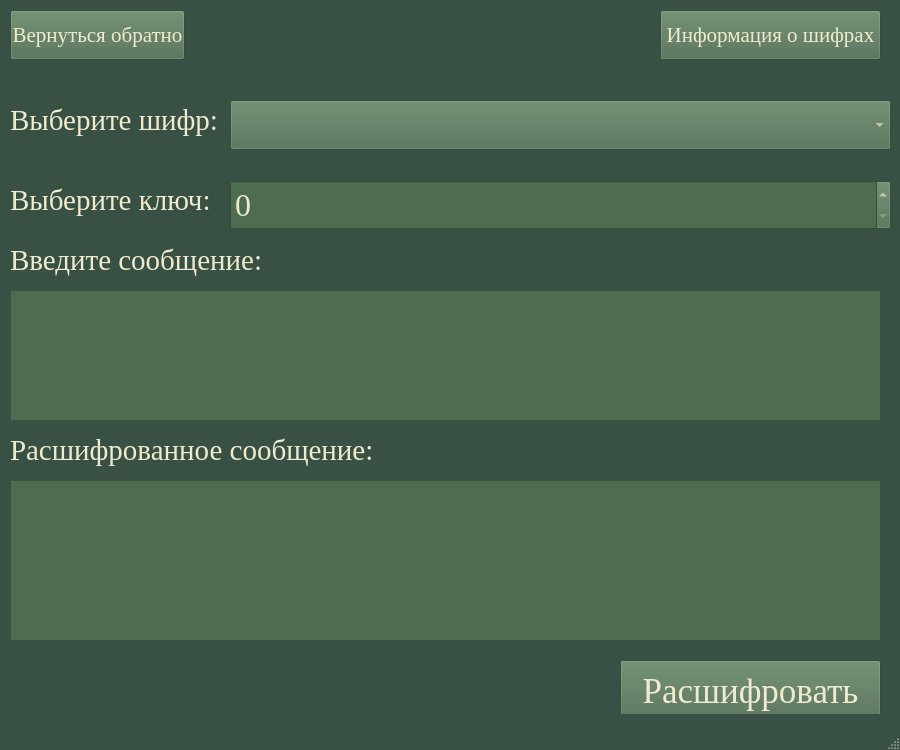
<?xml version="1.0" encoding="UTF-8"?>
<ui version="4.0">
 <class>MainWindow</class>
 <widget class="QMainWindow" name="MainWindow">
  <property name="geometry">
   <rect>
    <x>0</x>
    <y>0</y>
    <width>900</width>
    <height>750</height>
   </rect>
  </property>
  <property name="palette">
   <palette>
    <active>
     <colorrole role="WindowText">
      <brush brushstyle="SolidPattern">
       <color alpha="255">
        <red>240</red>
        <green>235</green>
        <blue>206</blue>
       </color>
      </brush>
     </colorrole>
     <colorrole role="Base">
      <brush brushstyle="SolidPattern">
       <color alpha="255">
        <red>255</red>
        <green>255</green>
        <blue>255</blue>
       </color>
      </brush>
     </colorrole>
     <colorrole role="Window">
      <brush brushstyle="SolidPattern">
       <color alpha="255">
        <red>57</red>
        <green>81</green>
        <blue>68</blue>
       </color>
      </brush>
     </colorrole>
    </active>
    <inactive>
     <colorrole role="WindowText">
      <brush brushstyle="SolidPattern">
       <color alpha="255">
        <red>240</red>
        <green>235</green>
        <blue>206</blue>
       </color>
      </brush>
     </colorrole>
     <colorrole role="Base">
      <brush brushstyle="SolidPattern">
       <color alpha="255">
        <red>255</red>
        <green>255</green>
        <blue>255</blue>
       </color>
      </brush>
     </colorrole>
     <colorrole role="Window">
      <brush brushstyle="SolidPattern">
       <color alpha="255">
        <red>57</red>
        <green>81</green>
        <blue>68</blue>
       </color>
      </brush>
     </colorrole>
    </inactive>
    <disabled>
     <colorrole role="WindowText">
      <brush brushstyle="SolidPattern">
       <color alpha="255">
        <red>120</red>
        <green>120</green>
        <blue>120</blue>
       </color>
      </brush>
     </colorrole>
     <colorrole role="Base">
      <brush brushstyle="SolidPattern">
       <color alpha="255">
        <red>57</red>
        <green>81</green>
        <blue>68</blue>
       </color>
      </brush>
     </colorrole>
     <colorrole role="Window">
      <brush brushstyle="SolidPattern">
       <color alpha="255">
        <red>57</red>
        <green>81</green>
        <blue>68</blue>
       </color>
      </brush>
     </colorrole>
    </disabled>
   </palette>
  </property>
  <property name="font">
   <font>
    <family>Times New Roman</family>
    <pointsize>20</pointsize>
   </font>
  </property>
  <property name="windowTitle">
   <string>Дешифрование</string>
  </property>
  <widget class="QWidget" name="centralwidget">
   <widget class="QLabel" name="label">
    <property name="geometry">
     <rect>
      <x>10</x>
      <y>100</y>
      <width>211</width>
      <height>40</height>
     </rect>
    </property>
    <property name="font">
     <font>
      <family>Times New Roman</family>
      <pointsize>22</pointsize>
     </font>
    </property>
    <property name="text">
     <string>Выберите шифр:</string>
    </property>
   </widget>
   <widget class="QLabel" name="label_2">
    <property name="geometry">
     <rect>
      <x>10</x>
      <y>240</y>
      <width>302</width>
      <height>40</height>
     </rect>
    </property>
    <property name="font">
     <font>
      <family>Times New Roman</family>
      <pointsize>22</pointsize>
     </font>
    </property>
    <property name="text">
     <string>Введите сообщение:</string>
    </property>
   </widget>
   <widget class="QPlainTextEdit" name="plainTextEdit">
    <property name="geometry">
     <rect>
      <x>10</x>
      <y>290</y>
      <width>871</width>
      <height>131</height>
     </rect>
    </property>
    <property name="font">
     <font>
      <family>Times New Roman</family>
      <pointsize>22</pointsize>
     </font>
    </property>
    <property name="styleSheet">
     <string notr="true">background-color: rgb(78, 108, 80); 
color: rgb(240, 235, 206);</string>
    </property>
    <property name="plainText">
     <string/>
    </property>
   </widget>
   <widget class="QPushButton" name="pushButton">
    <property name="geometry">
     <rect>
      <x>10</x>
      <y>10</y>
      <width>175</width>
      <height>50</height>
     </rect>
    </property>
    <property name="palette">
     <palette>
      <active>
       <colorrole role="WindowText">
        <brush brushstyle="SolidPattern">
         <color alpha="255">
          <red>240</red>
          <green>235</green>
          <blue>206</blue>
         </color>
        </brush>
       </colorrole>
       <colorrole role="Button">
        <brush brushstyle="SolidPattern">
         <color alpha="255">
          <red>78</red>
          <green>108</green>
          <blue>80</blue>
         </color>
        </brush>
       </colorrole>
       <colorrole role="Text">
        <brush brushstyle="SolidPattern">
         <color alpha="255">
          <red>240</red>
          <green>235</green>
          <blue>206</blue>
         </color>
        </brush>
       </colorrole>
       <colorrole role="ButtonText">
        <brush brushstyle="SolidPattern">
         <color alpha="255">
          <red>240</red>
          <green>235</green>
          <blue>206</blue>
         </color>
        </brush>
       </colorrole>
       <colorrole role="Base">
        <brush brushstyle="SolidPattern">
         <color alpha="255">
          <red>78</red>
          <green>108</green>
          <blue>80</blue>
         </color>
        </brush>
       </colorrole>
       <colorrole role="Window">
        <brush brushstyle="SolidPattern">
         <color alpha="255">
          <red>78</red>
          <green>108</green>
          <blue>80</blue>
         </color>
        </brush>
       </colorrole>
       <colorrole role="PlaceholderText">
        <brush brushstyle="NoBrush">
         <color alpha="128">
          <red>240</red>
          <green>235</green>
          <blue>206</blue>
         </color>
        </brush>
       </colorrole>
      </active>
      <inactive>
       <colorrole role="WindowText">
        <brush brushstyle="SolidPattern">
         <color alpha="255">
          <red>240</red>
          <green>235</green>
          <blue>206</blue>
         </color>
        </brush>
       </colorrole>
       <colorrole role="Button">
        <brush brushstyle="SolidPattern">
         <color alpha="255">
          <red>78</red>
          <green>108</green>
          <blue>80</blue>
         </color>
        </brush>
       </colorrole>
       <colorrole role="Text">
        <brush brushstyle="SolidPattern">
         <color alpha="255">
          <red>240</red>
          <green>235</green>
          <blue>206</blue>
         </color>
        </brush>
       </colorrole>
       <colorrole role="ButtonText">
        <brush brushstyle="SolidPattern">
         <color alpha="255">
          <red>240</red>
          <green>235</green>
          <blue>206</blue>
         </color>
        </brush>
       </colorrole>
       <colorrole role="Base">
        <brush brushstyle="SolidPattern">
         <color alpha="255">
          <red>78</red>
          <green>108</green>
          <blue>80</blue>
         </color>
        </brush>
       </colorrole>
       <colorrole role="Window">
        <brush brushstyle="SolidPattern">
         <color alpha="255">
          <red>78</red>
          <green>108</green>
          <blue>80</blue>
         </color>
        </brush>
       </colorrole>
       <colorrole role="PlaceholderText">
        <brush brushstyle="NoBrush">
         <color alpha="128">
          <red>240</red>
          <green>235</green>
          <blue>206</blue>
         </color>
        </brush>
       </colorrole>
      </inactive>
      <disabled>
       <colorrole role="WindowText">
        <brush brushstyle="SolidPattern">
         <color alpha="255">
          <red>240</red>
          <green>235</green>
          <blue>206</blue>
         </color>
        </brush>
       </colorrole>
       <colorrole role="Button">
        <brush brushstyle="SolidPattern">
         <color alpha="255">
          <red>78</red>
          <green>108</green>
          <blue>80</blue>
         </color>
        </brush>
       </colorrole>
       <colorrole role="Text">
        <brush brushstyle="SolidPattern">
         <color alpha="255">
          <red>240</red>
          <green>235</green>
          <blue>206</blue>
         </color>
        </brush>
       </colorrole>
       <colorrole role="ButtonText">
        <brush brushstyle="SolidPattern">
         <color alpha="255">
          <red>240</red>
          <green>235</green>
          <blue>206</blue>
         </color>
        </brush>
       </colorrole>
       <colorrole role="Base">
        <brush brushstyle="SolidPattern">
         <color alpha="255">
          <red>78</red>
          <green>108</green>
          <blue>80</blue>
         </color>
        </brush>
       </colorrole>
       <colorrole role="Window">
        <brush brushstyle="SolidPattern">
         <color alpha="255">
          <red>78</red>
          <green>108</green>
          <blue>80</blue>
         </color>
        </brush>
       </colorrole>
       <colorrole role="PlaceholderText">
        <brush brushstyle="NoBrush">
         <color alpha="128">
          <red>240</red>
          <green>235</green>
          <blue>206</blue>
         </color>
        </brush>
       </colorrole>
      </disabled>
     </palette>
    </property>
    <property name="font">
     <font>
      <family>Times New Roman</family>
      <pointsize>16</pointsize>
     </font>
    </property>
    <property name="styleSheet">
     <string notr="true">color: rgb(240, 235, 206);
background-color: rgb(78, 108, 80);</string>
    </property>
    <property name="text">
     <string>Вернуться обратно</string>
    </property>
   </widget>
   <widget class="QPushButton" name="pushButton_2">
    <property name="geometry">
     <rect>
      <x>620</x>
      <y>660</y>
      <width>261</width>
      <height>61</height>
     </rect>
    </property>
    <property name="palette">
     <palette>
      <active>
       <colorrole role="WindowText">
        <brush brushstyle="SolidPattern">
         <color alpha="255">
          <red>240</red>
          <green>235</green>
          <blue>206</blue>
         </color>
        </brush>
       </colorrole>
       <colorrole role="Button">
        <brush brushstyle="SolidPattern">
         <color alpha="255">
          <red>78</red>
          <green>108</green>
          <blue>80</blue>
         </color>
        </brush>
       </colorrole>
       <colorrole role="Text">
        <brush brushstyle="SolidPattern">
         <color alpha="255">
          <red>240</red>
          <green>235</green>
          <blue>206</blue>
         </color>
        </brush>
       </colorrole>
       <colorrole role="ButtonText">
        <brush brushstyle="SolidPattern">
         <color alpha="255">
          <red>240</red>
          <green>235</green>
          <blue>206</blue>
         </color>
        </brush>
       </colorrole>
       <colorrole role="Base">
        <brush brushstyle="SolidPattern">
         <color alpha="255">
          <red>78</red>
          <green>108</green>
          <blue>80</blue>
         </color>
        </brush>
       </colorrole>
       <colorrole role="Window">
        <brush brushstyle="SolidPattern">
         <color alpha="255">
          <red>78</red>
          <green>108</green>
          <blue>80</blue>
         </color>
        </brush>
       </colorrole>
       <colorrole role="PlaceholderText">
        <brush brushstyle="NoBrush">
         <color alpha="128">
          <red>240</red>
          <green>235</green>
          <blue>206</blue>
         </color>
        </brush>
       </colorrole>
      </active>
      <inactive>
       <colorrole role="WindowText">
        <brush brushstyle="SolidPattern">
         <color alpha="255">
          <red>240</red>
          <green>235</green>
          <blue>206</blue>
         </color>
        </brush>
       </colorrole>
       <colorrole role="Button">
        <brush brushstyle="SolidPattern">
         <color alpha="255">
          <red>78</red>
          <green>108</green>
          <blue>80</blue>
         </color>
        </brush>
       </colorrole>
       <colorrole role="Text">
        <brush brushstyle="SolidPattern">
         <color alpha="255">
          <red>240</red>
          <green>235</green>
          <blue>206</blue>
         </color>
        </brush>
       </colorrole>
       <colorrole role="ButtonText">
        <brush brushstyle="SolidPattern">
         <color alpha="255">
          <red>240</red>
          <green>235</green>
          <blue>206</blue>
         </color>
        </brush>
       </colorrole>
       <colorrole role="Base">
        <brush brushstyle="SolidPattern">
         <color alpha="255">
          <red>78</red>
          <green>108</green>
          <blue>80</blue>
         </color>
        </brush>
       </colorrole>
       <colorrole role="Window">
        <brush brushstyle="SolidPattern">
         <color alpha="255">
          <red>78</red>
          <green>108</green>
          <blue>80</blue>
         </color>
        </brush>
       </colorrole>
       <colorrole role="PlaceholderText">
        <brush brushstyle="NoBrush">
         <color alpha="128">
          <red>240</red>
          <green>235</green>
          <blue>206</blue>
         </color>
        </brush>
       </colorrole>
      </inactive>
      <disabled>
       <colorrole role="WindowText">
        <brush brushstyle="SolidPattern">
         <color alpha="255">
          <red>240</red>
          <green>235</green>
          <blue>206</blue>
         </color>
        </brush>
       </colorrole>
       <colorrole role="Button">
        <brush brushstyle="SolidPattern">
         <color alpha="255">
          <red>78</red>
          <green>108</green>
          <blue>80</blue>
         </color>
        </brush>
       </colorrole>
       <colorrole role="Text">
        <brush brushstyle="SolidPattern">
         <color alpha="255">
          <red>240</red>
          <green>235</green>
          <blue>206</blue>
         </color>
        </brush>
       </colorrole>
       <colorrole role="ButtonText">
        <brush brushstyle="SolidPattern">
         <color alpha="255">
          <red>240</red>
          <green>235</green>
          <blue>206</blue>
         </color>
        </brush>
       </colorrole>
       <colorrole role="Base">
        <brush brushstyle="SolidPattern">
         <color alpha="255">
          <red>78</red>
          <green>108</green>
          <blue>80</blue>
         </color>
        </brush>
       </colorrole>
       <colorrole role="Window">
        <brush brushstyle="SolidPattern">
         <color alpha="255">
          <red>78</red>
          <green>108</green>
          <blue>80</blue>
         </color>
        </brush>
       </colorrole>
       <colorrole role="PlaceholderText">
        <brush brushstyle="NoBrush">
         <color alpha="128">
          <red>240</red>
          <green>235</green>
          <blue>206</blue>
         </color>
        </brush>
       </colorrole>
      </disabled>
     </palette>
    </property>
    <property name="font">
     <font>
      <family>Times New Roman</family>
      <pointsize>26</pointsize>
     </font>
    </property>
    <property name="styleSheet">
     <string notr="true">color: rgb(240, 235, 206);
background-color: rgb(78, 108, 80);</string>
    </property>
    <property name="text">
     <string>Расшифровать</string>
    </property>
   </widget>
   <widget class="QLabel" name="label_3">
    <property name="geometry">
     <rect>
      <x>10</x>
      <y>180</y>
      <width>211</width>
      <height>40</height>
     </rect>
    </property>
    <property name="font">
     <font>
      <family>Times New Roman</family>
      <pointsize>22</pointsize>
     </font>
    </property>
    <property name="text">
     <string>Выберите ключ:</string>
    </property>
   </widget>
   <widget class="QSpinBox" name="spinBox">
    <property name="geometry">
     <rect>
      <x>230</x>
      <y>180</y>
      <width>661</width>
      <height>50</height>
     </rect>
    </property>
    <property name="font">
     <font>
      <family>Times New Roman</family>
      <pointsize>24</pointsize>
     </font>
    </property>
    <property name="styleSheet">
     <string notr="true">background-color: rgb(78, 108, 80); 
color: rgb(240, 235, 206);</string>
    </property>
   </widget>
   <widget class="QPlainTextEdit" name="plainTextEdit_2">
    <property name="enabled">
     <bool>true</bool>
    </property>
    <property name="geometry">
     <rect>
      <x>10</x>
      <y>480</y>
      <width>871</width>
      <height>161</height>
     </rect>
    </property>
    <property name="font">
     <font>
      <family>Times New Roman</family>
      <pointsize>22</pointsize>
     </font>
    </property>
    <property name="styleSheet">
     <string notr="true">background-color: rgb(78, 108, 80); 
color: rgb(240, 235, 206);</string>
    </property>
    <property name="plainText">
     <string/>
    </property>
   </widget>
   <widget class="QLabel" name="label_4">
    <property name="geometry">
     <rect>
      <x>10</x>
      <y>430</y>
      <width>361</width>
      <height>40</height>
     </rect>
    </property>
    <property name="font">
     <font>
      <family>Times New Roman</family>
      <pointsize>22</pointsize>
     </font>
    </property>
    <property name="text">
     <string>Расшифрованное сообщение:</string>
    </property>
   </widget>
   <widget class="QPushButton" name="pushButton_3">
    <property name="geometry">
     <rect>
      <x>660</x>
      <y>10</y>
      <width>221</width>
      <height>50</height>
     </rect>
    </property>
    <property name="font">
     <font>
      <family>Times New Roman</family>
      <pointsize>16</pointsize>
     </font>
    </property>
    <property name="styleSheet">
     <string notr="true">color: rgb(240, 235, 206);
background-color: rgb(78, 108, 80);</string>
    </property>
    <property name="text">
     <string>Информация о шифрах</string>
    </property>
   </widget>
   <widget class="QComboBox" name="comboBox">
    <property name="geometry">
     <rect>
      <x>230</x>
      <y>100</y>
      <width>661</width>
      <height>50</height>
     </rect>
    </property>
    <property name="font">
     <font>
      <family>Times New Roman</family>
      <pointsize>24</pointsize>
     </font>
    </property>
    <property name="styleSheet">
     <string notr="true">background-color: rgb(78, 108, 80); 
color: rgb(240, 235, 206);</string>
    </property>
   </widget>
  </widget>
  <widget class="QMenuBar" name="menubar">
   <property name="geometry">
    <rect>
     <x>0</x>
     <y>0</y>
     <width>900</width>
     <height>37</height>
    </rect>
   </property>
  </widget>
  <widget class="QStatusBar" name="statusbar"/>
 </widget>
 <resources/>
 <connections/>
</ui>
